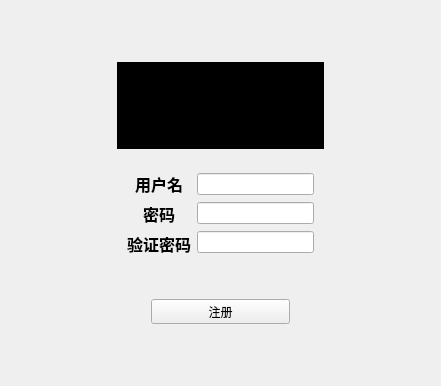
<?xml version="1.0" encoding="UTF-8"?>
<ui version="4.0">
 <class>registerWidget</class>
 <widget class="QWidget" name="registerWidget">
  <property name="geometry">
   <rect>
    <x>0</x>
    <y>0</y>
    <width>441</width>
    <height>386</height>
   </rect>
  </property>
  <property name="windowTitle">
   <string>Register</string>
  </property>
  <layout class="QVBoxLayout" name="verticalLayout_3" stretch="3,0,1,10,0,1,0,3">
   <item>
    <spacer name="verticalSpacer_4">
     <property name="orientation">
      <enum>Qt::Orientation::Vertical</enum>
     </property>
     <property name="sizeHint" stdset="0">
      <size>
       <width>20</width>
       <height>46</height>
      </size>
     </property>
    </spacer>
   </item>
   <item>
    <layout class="QHBoxLayout" name="horizontalLayout">
     <item>
      <spacer name="horizontalSpacer">
       <property name="orientation">
        <enum>Qt::Orientation::Horizontal</enum>
       </property>
       <property name="sizeHint" stdset="0">
        <size>
         <width>40</width>
         <height>20</height>
        </size>
       </property>
      </spacer>
     </item>
     <item>
      <widget class="QToolButton" name="toolButton">
       <property name="enabled">
        <bool>true</bool>
       </property>
       <property name="styleSheet">
        <string notr="true">QToolButton {
        border-style: solid;
        border-top-color: transparent;
        border-right-color: transparent;
        border-left-color: transparent;
        border-bottom-color: transparent;
        border-style: solid;
        color: #a9b7c6;
        padding: 2px;
        background-color: #000000;
}
QToolButton:hover{
}</string>
       </property>
       <property name="text">
        <string/>
       </property>
       <property name="icon">
        <iconset resource="logos.qrc">
         <normaloff>:/icons/favicon_logosc/logo_a.png</normaloff>:/icons/favicon_logosc/logo_a.png</iconset>
       </property>
       <property name="iconSize">
        <size>
         <width>200</width>
         <height>80</height>
        </size>
       </property>
       <property name="checkable">
        <bool>false</bool>
       </property>
       <property name="autoRaise">
        <bool>true</bool>
       </property>
      </widget>
     </item>
     <item>
      <spacer name="horizontalSpacer_2">
       <property name="orientation">
        <enum>Qt::Orientation::Horizontal</enum>
       </property>
       <property name="sizeHint" stdset="0">
        <size>
         <width>40</width>
         <height>20</height>
        </size>
       </property>
      </spacer>
     </item>
    </layout>
   </item>
   <item>
    <spacer name="verticalSpacer">
     <property name="orientation">
      <enum>Qt::Orientation::Vertical</enum>
     </property>
     <property name="sizeHint" stdset="0">
      <size>
       <width>20</width>
       <height>13</height>
      </size>
     </property>
    </spacer>
   </item>
   <item>
    <layout class="QHBoxLayout" name="horizontalLayout_2">
     <item>
      <spacer name="horizontalSpacer_3">
       <property name="orientation">
        <enum>Qt::Orientation::Horizontal</enum>
       </property>
       <property name="sizeHint" stdset="0">
        <size>
         <width>40</width>
         <height>20</height>
        </size>
       </property>
      </spacer>
     </item>
     <item>
      <layout class="QVBoxLayout" name="verticalLayout_2">
       <item>
        <widget class="QLabel" name="label_2">
         <property name="text">
          <string>&lt;html&gt;&lt;head/&gt;&lt;body&gt;&lt;p align=&quot;center&quot;&gt;&lt;span style=&quot; font-size:12pt; font-weight:700;&quot;&gt;用户名&lt;/span&gt;&lt;/p&gt;&lt;/body&gt;&lt;/html&gt;</string>
         </property>
        </widget>
       </item>
       <item>
        <widget class="QLabel" name="label_3">
         <property name="text">
          <string>&lt;html&gt;&lt;head/&gt;&lt;body&gt;&lt;p align=&quot;center&quot;&gt;&lt;span style=&quot; font-size:12pt; font-weight:700;&quot;&gt;密码&lt;/span&gt;&lt;/p&gt;&lt;/body&gt;&lt;/html&gt;</string>
         </property>
        </widget>
       </item>
       <item>
        <widget class="QLabel" name="label_4">
         <property name="text">
          <string>&lt;html&gt;&lt;head/&gt;&lt;body&gt;&lt;p align=&quot;center&quot;&gt;&lt;span style=&quot; font-size:12pt; font-weight:700;&quot;&gt;验证密码&lt;/span&gt;&lt;/p&gt;&lt;/body&gt;&lt;/html&gt;</string>
         </property>
        </widget>
       </item>
      </layout>
     </item>
     <item>
      <layout class="QVBoxLayout" name="verticalLayout">
       <item>
        <widget class="QLineEdit" name="userLineEdit"/>
       </item>
       <item>
        <widget class="QLineEdit" name="passwordLineEdit"/>
       </item>
       <item>
        <widget class="QLineEdit" name="verifyLineEdit"/>
       </item>
      </layout>
     </item>
     <item>
      <spacer name="horizontalSpacer_4">
       <property name="orientation">
        <enum>Qt::Orientation::Horizontal</enum>
       </property>
       <property name="sizeHint" stdset="0">
        <size>
         <width>40</width>
         <height>20</height>
        </size>
       </property>
      </spacer>
     </item>
    </layout>
   </item>
   <item>
    <widget class="QLabel" name="textLabel">
     <property name="text">
      <string/>
     </property>
    </widget>
   </item>
   <item>
    <spacer name="verticalSpacer_2">
     <property name="orientation">
      <enum>Qt::Orientation::Vertical</enum>
     </property>
     <property name="sizeType">
      <enum>QSizePolicy::Policy::Expanding</enum>
     </property>
     <property name="sizeHint" stdset="0">
      <size>
       <width>20</width>
       <height>40</height>
      </size>
     </property>
    </spacer>
   </item>
   <item>
    <layout class="QHBoxLayout" name="horizontalLayout_3">
     <item>
      <spacer name="horizontalSpacer_5">
       <property name="orientation">
        <enum>Qt::Orientation::Horizontal</enum>
       </property>
       <property name="sizeHint" stdset="0">
        <size>
         <width>40</width>
         <height>20</height>
        </size>
       </property>
      </spacer>
     </item>
     <item>
      <widget class="QToolButton" name="registerButton">
       <property name="sizePolicy">
        <sizepolicy hsizetype="Expanding" vsizetype="Fixed">
         <horstretch>0</horstretch>
         <verstretch>0</verstretch>
        </sizepolicy>
       </property>
       <property name="text">
        <string>注册</string>
       </property>
      </widget>
     </item>
     <item>
      <spacer name="horizontalSpacer_6">
       <property name="orientation">
        <enum>Qt::Orientation::Horizontal</enum>
       </property>
       <property name="sizeHint" stdset="0">
        <size>
         <width>40</width>
         <height>20</height>
        </size>
       </property>
      </spacer>
     </item>
    </layout>
   </item>
   <item>
    <spacer name="verticalSpacer_3">
     <property name="orientation">
      <enum>Qt::Orientation::Vertical</enum>
     </property>
     <property name="sizeHint" stdset="0">
      <size>
       <width>20</width>
       <height>46</height>
      </size>
     </property>
    </spacer>
   </item>
  </layout>
 </widget>
 <resources>
  <include location="logos.qrc"/>
 </resources>
 <connections/>
</ui>
